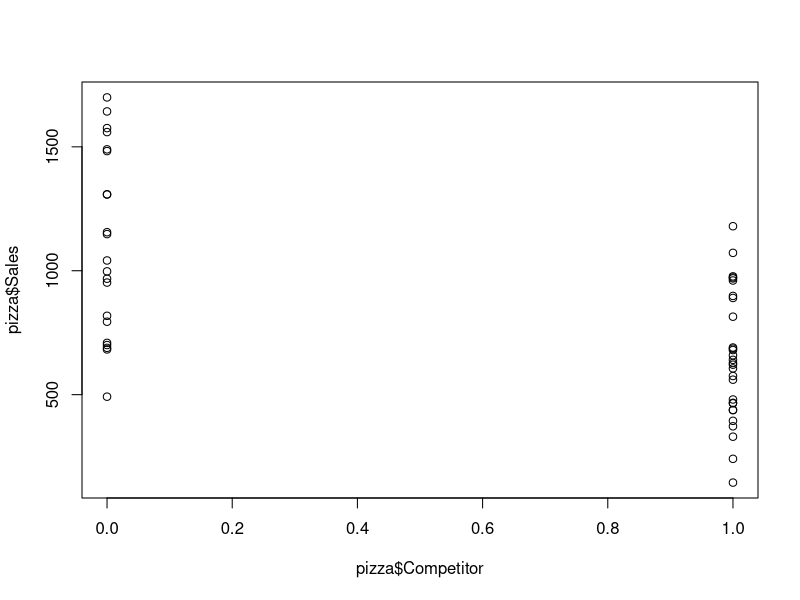
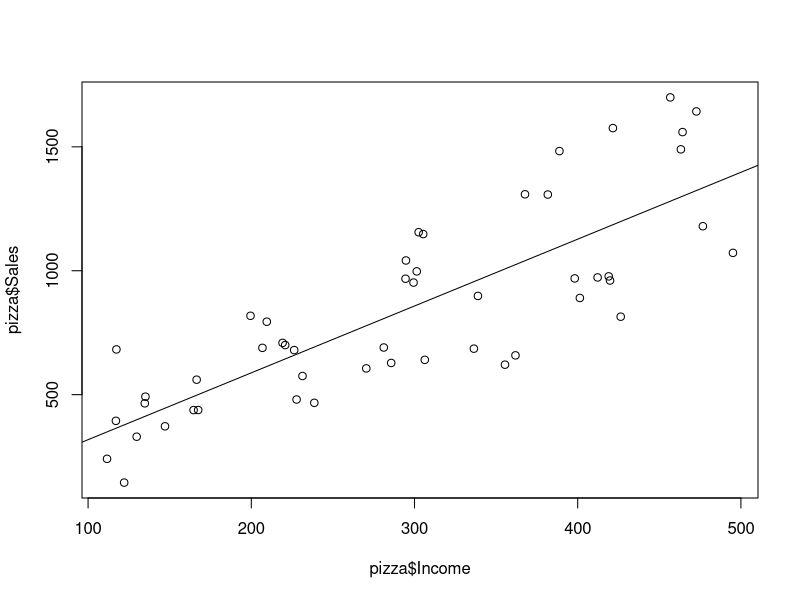

The R script that drew these images, in order:
#1a
pizza = read.csv('pizzasales.csv')
plot(pizza$Competitor, pizza$Sales)
pizzareg = lm(Sales~Competitor, data=pizza)
summary(pizzareg)
# equation
# Sales = 1105.43 + -455.35 * (Competitor) + 310.3

# estimate for daily sales for store with no competition:
# Sales = 1105.43 - 455.35 * 0 + 310.3
# Sales = 1105.43 + 310.3
# Sales = 1415.73

#1b
# estimate for daily sales for store with competition
# set Competitor = 1
# Sales = 1105.43 -455.35 + 310.3
# Sales = 960.38

#1c
1415.73 - 960.38
# difference between estimates is 455.35
# this is equal to beta in the regression equation; beta is the difference of the two intercepts
# practically speaking, this gap indicates that the presence of competitors has a negative effect on sales

#1d
interval1 = -455.35 + qt(0.025, 48) * 88.92
interval2 = -455.35 - qt(0.025, 48) * 88.92
print(interval1)
print(interval2)
# 95 percent confidence interval for effect of competition on sales = [-634.1356, -276.5644]

#1e
# R squared statistic is 0.3533
# therefore 35.33 percent of variance in sales can be explained using only competitor variable

#2a
incomereg = lm(Sales~Income, data=pizza)
summary(incomereg)
# Sales = 48.7208 + 2.6972 * Income + 224.1

newdata=data.frame(Income = 200)
predict(incomereg, newdata=newdata, se.fit=TRUE)

# estimated daily sales for store with neighborhood income $200: $588.1696

#2b
newdata=data.frame(Income = 300)
predict(incomereg, newdata=newdata, se.fit=TRUE)

# estimated daily sales for store with neighborhood income $300: $857.8939


#2c
# $1 increase in income, sales go up $2.6972
# Therefore $100 increase in income, sales go up 100 * 2.6972
# Estimated impact of $100 difference in income on sales is $269.72

#2d
interval1 = 269.72 + qt(0.025, 48) * 27.78
interval2 = 269.72 - qt(0.025, 48) * 27.78
print(interval1)
print(interval2)
# 95 percent confidence level = [213.8646, 325.5754]

#2e
# R squared statistic is 0.6626
# therefore 66.26 percent of variance in sales can be explained using only income variable

#3
plot(pizza$Income, pizza$Sales)
abline(incomereg)

# Without the regression line, there is evidence that the points are grouped around two divergent lines 
# with two different slopes and intercepts here, suggesting that introducing 
# a dummy variable would improve the model (instead of just relying on the current regression for the model).

#4a
allreg = lm(Sales~Income+Competitor+Income*Competitor, data=pizza)
summary(allreg)
#Sales = 90.7005 + 3.2668 * Income - 11.1002 * Competitor - 1.2419 *(Income*Competitor) + 95.27

# the Competitor variable is not significant

#4b
newdata=data.frame(Income = 300, Competitor=0)
predict(allreg, newdata=newdata, se.fit=TRUE)
# Estimate for daily sales for store with no competition and neighborhood income $300 is $1070.75

#4c
newdata=data.frame(Income = 300, Competitor=1)
predict(allreg, newdata=newdata, se.fit=TRUE)
# Estimate for daily sales for store with competition and neighborhood income $300 is $687.0918

#5a
euro = read.csv('eurodata2a.csv')
euroreg = lm(WageGrowth~Unemployment+Belgium+Unemployment*Belgium, data=euro)
summary(euroreg)
# WageGrowth = 11.80212 - 0.82699 * Unemployment - 0.15320 * Belgium + 0.09409 *(Unemployment*Belgium) + 3.428

#5b
# equation for Belgium
# WageGrowth = 11.80212 - 0.82699 * Unemployment - 0.15320 + 0.09409 *(Unemployment) + 3.428
# WageGrowth = 11.64892 -0.7329 *Unemployment + 3.428

#5c
# equation for Denmark
# WageGrowth = 11.80212 - 0.82699 * Unemployment + 3.428

#5d
# One percentage point increase in employment rate in Belgium results in 0.7329 decrease in wage growth.

#5e
# One percentage point increase in employment rate in Denmark results in 0.82699 decrease in wage growth.

#5f
# Estimated difference in how unemployment rate relates to growth between countries is 0.09409

#5g
interval1 =  0.09409 + qt(0.025, 80) * 0.25122
interval2 =  0.09409 - qt(0.025, 80) * 0.25122
print(interval1)
print(interval2)
# 95 percent confidence interval = [-0.4058537, 0.5940337]

#5h 
newdata=data.frame(Unemployment = 3.0, Belgium = 1)
predict(euroreg, newdata=newdata, se.fit=TRUE)
# Estimate for growth rate in wages for Belgium in year with 3% unemployment is 9.45022 

newdata=data.frame(Unemployment = 3.0, Belgium = 0)
predict(euroreg, newdata=newdata, se.fit=TRUE)
# Estimate for growth rate in wages for Denmark in year with 3% unemployment is 9.321161 

#5i
#Belgium
se = sqrt(0.7332073^2+ 3.428304^2)
interval1 =  9.45022 + qt(0.05, 80) * se
interval2 =  9.45022 - qt(0.05, 80) * se
print(interval1)
print(interval2)
# 90 percent confidence interval = [3.616078, 15.28436]

#Denmark
se = sqrt(0.606981^2+ 3.428304^2)
interval1 =  9.321161 + qt(0.05, 80) * se
interval2 =  9.321161 - qt(0.05, 80) * se
print(interval1)
print(interval2)
# 90 percent confidence interval = [3.527308, 15.11501]

#6a
euro2 = read.csv('eurodata2b.csv')
euro2reg = lm(WageGrowth~Unemployment+Germany+Unemployment*Germany, data=euro2)
summary(euro2reg)

# WageGrowth = 20.3510 -1.0691*Unemployment -10.4729 * Germany + 0.1329 (Unemployment*Germany) + 4.205

#6b
# Germany 
# WageGrowth = 20.3510 -1.0691*Unemployment -10.4729 + 0.1329 (Unemployment) + 4.205
# WageGrowth = 9.8781  - 0.9362 * Unemployment + 4.205

#6c
# Greece
# WageGrowth = 20.3510 - 1.0691*Unemployment  + 4.205

#6d
# One percentage increase in unemployment rate results in decrease of 0.9362 in wage growth.

#6e
# One percentage increase in unemployment rate results in decrease of 1.0691 in wage growth.

#6f
# Estimated difference in how wage growth relates to unemployment between countries is 0.1329

#6g
interval1 =  0.1329 + qt(0.025, 80) * 0.3092
interval2 =  0.1329 - qt(0.025, 80) * 0.3092
print(interval1)
print(interval2)
# 95 percent confidence interval = [-0.4824276, 0.7482276]

#6h
newdata=data.frame(Unemployment = 3.0, Germany = 1)
predict(euro2reg, newdata=newdata, se.fit=TRUE)
# Estimate for growth rate in wages for Germany in year with 3% unemployment is 7.069501 

newdata=data.frame(Unemployment = 3.0, Germany = 0)
predict(euro2reg, newdata=newdata, se.fit=TRUE)
# Estimate for growth rate in wages for Greece in year with 3% unemployment is 17.14356 

#6i
# Germany
se = sqrt(0.710628^2+ 4.205486^2)
interval1 =  7.069501 + qt(0.05, 80) * se
interval2 =  7.069501 - qt(0.05, 80) * se
print(interval1)
print(interval2)
# 90 percent confidence interval = [-0.02816194, 14.16716]

# Greece
se = sqrt(0.9341422^2+ 4.205486^2)
interval1 =  17.14356 + qt(0.05, 80) * se
interval2 =  17.14356 - qt(0.05, 80) * se
print(interval1)
print(interval2)
# 90 percent confidence interval = [9.974536, 24.31258]